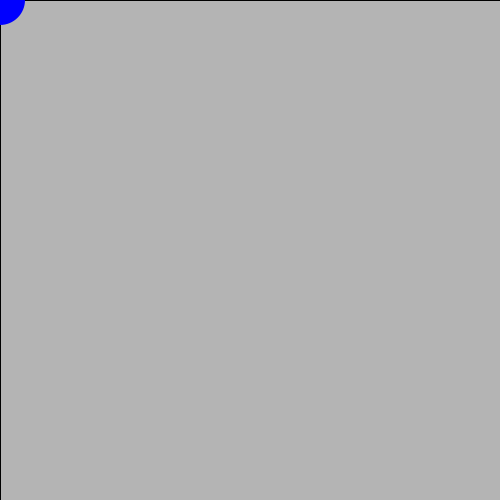
Frame 1 (no input)
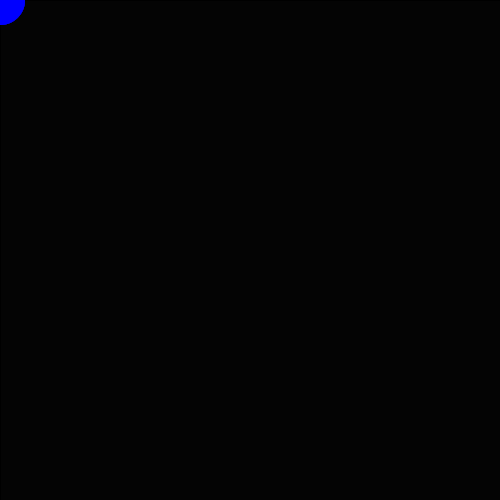
Frame 60 (the mouse pressed at the canvas centre just before this capture)
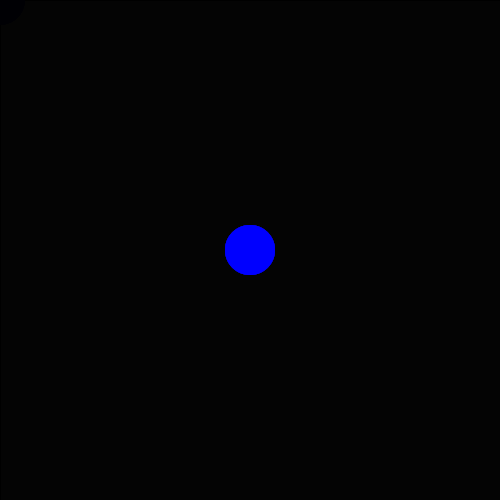
Frame 120 (the mouse held since frame 60 and released just before this capture)

The Processing sketch that drew these frames (run headless with seeded random() and noise(); from frame 60 on, the mouse is pressed at the canvas centre):

// Processing sketch: sketch_10_interactuar_raton_02
// ── sketch_10_interactuar_raton_02.pde
void setup() {

  size (500, 500);
}

void draw() {
  fill (0, 0, 0, 30);
  rect (0, 0, width, height);
  noStroke();
  noCursor();
  fill (0, 0, 255);
  ellipse (mouseX, mouseY, 50, 50);
}
